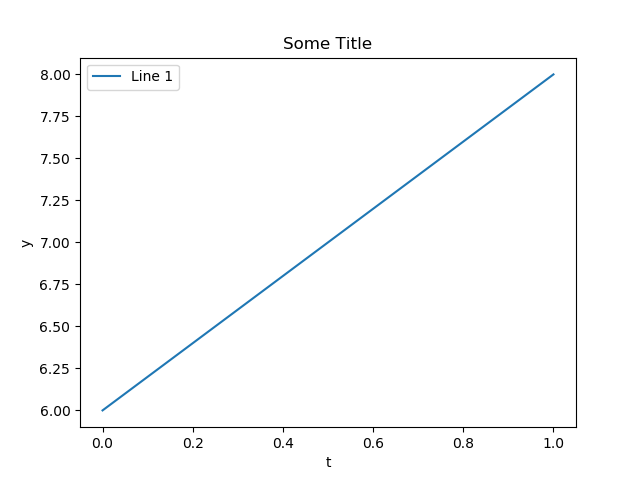

Python code for this plot:
from enum import Enum
from math import *
from scipy import integrate
import matplotlib.pyplot as plt
from libcellml import *
import lxml.etree as ET

__version__ = "0.1.0"
LIBCELLML_VERSION = "0.2.0"

STATE_COUNT = 1
VARIABLE_COUNT = 29


class VariableType(Enum):
    CONSTANT = 1
    COMPUTED_CONSTANT = 2
    ALGEBRAIC = 3


VOI_INFO = {"name": "time", "units": "second", "component": "environment"}

STATE_INFO = [
    {"name": "pH_ext", "units": "dimensionless", "component": "Concentrations"}
]

VARIABLE_INFO = [
    {"name": "C_ext_NH4", "units": "mM", "component": "Concentrations", "type": VariableType.CONSTANT},
    {"name": "C_ext_Na", "units": "mM", "component": "Concentrations", "type": VariableType.CONSTANT},
    {"name": "C_int_H", "units": "mM", "component": "Concentrations", "type": VariableType.CONSTANT},
    {"name": "C_int_NH4", "units": "mM", "component": "Concentrations", "type": VariableType.CONSTANT},
    {"name": "C_int_Na", "units": "mM", "component": "Concentrations", "type": VariableType.CONSTANT},
    {"name": "K_NHE3_H", "units": "mM", "component": "NHE3_Parameters", "type": VariableType.CONSTANT},
    {"name": "K_NHE3_NH4", "units": "mM", "component": "NHE3_Parameters", "type": VariableType.CONSTANT},
    {"name": "K_NHE3_Na", "units": "mM", "component": "NHE3_Parameters", "type": VariableType.CONSTANT},
    {"name": "XTxP0_NHE3_H", "units": "nmol_per_s_per_cm2", "component": "NHE3_Parameters", "type": VariableType.CONSTANT},
    {"name": "XTxP0_NHE3_NH4", "units": "nmol_per_s_per_cm2", "component": "NHE3_Parameters", "type": VariableType.CONSTANT},
    {"name": "XTxP0_NHE3_Na", "units": "nmol_per_s_per_cm2", "component": "NHE3_Parameters", "type": VariableType.CONSTANT},
    {"name": "C_ext_H", "units": "mM", "component": "Concentrations", "type": VariableType.ALGEBRAIC},
    {"name": "alpha_ext_Na", "units": "dimensionless", "component": "NHE3", "type": VariableType.COMPUTED_CONSTANT},
    {"name": "beta_ext_H", "units": "dimensionless", "component": "NHE3", "type": VariableType.ALGEBRAIC},
    {"name": "gamma_ext_NH4", "units": "dimensionless", "component": "NHE3", "type": VariableType.COMPUTED_CONSTANT},
    {"name": "alpha_int_Na", "units": "dimensionless", "component": "NHE3", "type": VariableType.COMPUTED_CONSTANT},
    {"name": "beta_int_H", "units": "dimensionless", "component": "NHE3", "type": VariableType.COMPUTED_CONSTANT},
    {"name": "gamma_int_NH4", "units": "dimensionless", "component": "NHE3", "type": VariableType.COMPUTED_CONSTANT},
    {"name": "XTxP_NHE_Na", "units": "nmol_per_s_per_cm2", "component": "NHE3", "type": VariableType.COMPUTED_CONSTANT},
    {"name": "XTxP_NHE_H", "units": "nmol_per_s_per_cm2", "component": "NHE3", "type": VariableType.COMPUTED_CONSTANT},
    {"name": "XTxP_NHE_NH4", "units": "nmol_per_s_per_cm2", "component": "NHE3", "type": VariableType.COMPUTED_CONSTANT},
    {"name": "sum_NHE3", "units": "nmol_per_s_per_cm2", "component": "NHE3", "type": VariableType.ALGEBRAIC},
    {"name": "J_NHE3_Na", "units": "nmol_per_s_per_cm2", "component": "NHE3", "type": VariableType.ALGEBRAIC},
    {"name": "J_NHE3_H", "units": "nmol_per_s_per_cm2", "component": "NHE3", "type": VariableType.ALGEBRAIC},
    {"name": "J_NHE3_NH4", "units": "nmol_per_s_per_cm2", "component": "NHE3", "type": VariableType.ALGEBRAIC},
    {"name": "J_NHE3_Na_Max", "units": "nmol_per_s_per_cm2", "component": "NHE3", "type": VariableType.COMPUTED_CONSTANT},
    {"name": "plot_a", "units": "dimensionless", "component": "NHE3", "type": VariableType.ALGEBRAIC},
    {"name": "plot_b", "units": "dimensionless", "component": "NHE3", "type": VariableType.ALGEBRAIC},
    {"name": "K_H", "units": "dimensionless", "component": "NHE3", "type": VariableType.COMPUTED_CONSTANT}
]


def create_states_array():
    return [nan]*STATE_COUNT


def create_variables_array():
    return [nan]*VARIABLE_COUNT


def initialize_states_and_constants(states, variables):
    variables[0] = 0.0
    variables[1] = 0.1
    variables[2] = 1.0e-3
    variables[3] = 0.0
    variables[4] = 0.0
    variables[5] = 72.0e-6
    variables[6] = 0.027e3
    variables[7] = 30.0
    variables[8] = 0.48e-3
    variables[9] = 1.6e-3
    variables[10] = 1.6e-3
    states[0] = 6.0


def compute_computed_constants(variables):
    variables[12] = variables[1]/variables[7]
    variables[14] = variables[0]/variables[6]
    variables[15] = variables[4]/variables[7]
    variables[16] = variables[2]/variables[5]
    variables[17] = variables[3]/variables[6]
    variables[18] = variables[10]*2.0*variables[2]/(variables[2]+1.0e-6)
    variables[19] = variables[8]*2.0*variables[2]/(variables[2]+1.0e-6)
    variables[20] = variables[9]*2.0*variables[2]/(variables[2]+1.0e-6)
    variables[25] = variables[18]*variables[19]/(variables[18]+variables[19])
    variables[28] = ((1.0+variables[12])*variables[16]+(1.0+variables[16])*variables[12]*variables[18]/variables[19])/(1.0+2.0*variables[16])


def compute_rates(voi, states, rates, variables):
    rates[0] = 2.0


def compute_variables(voi, states, rates, variables):
    variables[11] = 1.0e3*pow(10.0, -states[0])
    variables[13] = variables[11]/variables[5]
    variables[21] = (1.0+variables[12]+variables[13]+variables[14])*(variables[18]*variables[15]+variables[19]*variables[16]+variables[20]*variables[17])+(1.0+variables[15]+variables[16]+variables[17])*(variables[18]*variables[12]+variables[19]*variables[13]+variables
[20]*variables[14])
    variables[22] = variables[18]*variables[19]/variables[21]*(variables[12]*variables[16]-variables[15]*variables[13])+variables[18]*variables[20]/variables[21]*(variables[12]*variables[17]-variables[15]*variables[14])
    variables[23] = variables[18]*variables[19]/variables[21]*(variables[15]*variables[13]-variables[12]*variables[16])+variables[19]*variables[20]/variables[21]*(variables[13]*variables[17]-variables[16]*variables[14])
    variables[24] = variables[18]*variables[20]/variables[21]*(variables[15]*variables[14]-variables[12]*variables[17])+variables[19]*variables[20]/variables[21]*(variables[14]*variables[16]-variables[13]*variables[17])
    variables[26] = variables[22]/variables[25]
    variables[27] = 1.0/variables[26]


# LSODA
start = 0.0
end = 1
numpoints = 1000

stepsize = (end - start) / numpoints
print(start, end, numpoints, stepsize)

states = create_states_array()
variables = create_variables_array()
initialize_states_and_constants(states, variables)

def func(t, y):
    rates = create_states_array()
    compute_rates(t, y, rates, variables)
    return rates

#y0 = np.array([1])

solution = integrate.solve_ivp(func,[start, end], states, method='LSODA', max_step=stepsize, atol=1e-4, rtol=1e-6)

print(solution.t)
print(solution.y)

# graph
fig, ax = plt.subplots()
ax.plot(solution.t, solution.y[0], label='Line 1')
ax.set_xlabel('t')
ax.set_ylabel('y')
ax.set_title('Some Title')
ax.legend()

fig.savefig('test.png')

# # test
# def exponential_decay(t, y):
#     return -0.5 * y
#
# sol = integrate.solve_ivp(exponential_decay, [0, 10], [2, 4, 8])
#
# print(sol.t)
# print(sol.y)
#
# fig2, ax2 = plt.subplots()
# ax2.plot(sol.t, sol.y[0], label='Line 1')
# ax2.plot(sol.t, sol.y[1], label='Line 2')
# ax2.plot(sol.t, sol.y[2], label='Line 3')
# ax2.set_xlabel('x label')
# ax2.set_ylabel('y label')
# ax2.set_title('Simple Plot')
# ax2.legend()
# fig2.savefig('test.png')

# convert cellml1.0 or 1.1 to 2.0
with open('../tests/fixtures/sine_approximations_import.xml') as f:
    read_data = f.read()
f.close()

p = Parser()
importedModel = p.parseModel(read_data)

# parsing cellml 1.0 or 1.1 to 2.0
dom = ET.fromstring(read_data.encode("utf-8"))
xslt = ET.parse("../tests/fixtures/cellml1to2.xsl")
transform = ET.XSLT(xslt)
newdom = transform(dom)

mstr = ET.tostring(newdom, pretty_print=True)
mstr = mstr.decode("utf-8")

# parse the string representation of the model to access by libcellml
importedModel = p.parseModel(mstr)

f = open('../tests/fixtures/sine_approximations_import.xml', 'w')
f.write(mstr)